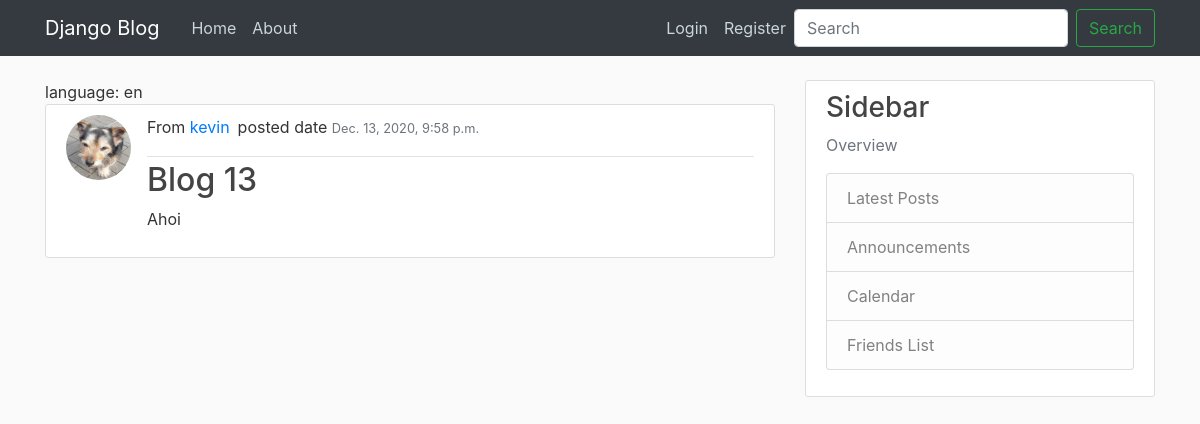
The page /post/13/ on the database its author committed.
### blog/models.py (models this page shows, shortened)
class Post(models.Model):
    title = models.CharField(max_length=100)
    content = models.TextField()
    date_posted = models.DateTimeField(default=timezone.now)
    author = models.ForeignKey(User, on_delete=models.CASCADE)

### users/models.py (models this page shows, shortened)
class Profile(models.Model): # erbt von import. Modell
    user = models.OneToOneField(User, on_delete=models.CASCADE) # 1:1 Beziehung: User <-> Profil, Cascade: wenn User gelöscht wird, dann lösche auch das Profil (Einwegfunktion), wenn Profil gelöscht wird, dann wird der User nicht gelöscht
    image = models.ImageField(default='default.jpg', upload_to='profile_pics') # default und dir Einstellung

### blog/views.py (the view)
# urls.py: path('post/<int:pk>/', PostDetailView.as_view(), name='post-detail'),
class PostDetailView(DetailView):
        model = Post

### blog/templates/blog/post_detail.html (shortened to what this page needs)
{% extends "blog/base.html" %}
{% load i18n %}
{% block content %}
{% get_current_language as LANGUAGE_CODE %}
language: {{ LANGUAGE_CODE }}
    <article class="media content-section">
        <img class="rounded-circle article-img" src="{{ object.author.profile.image.url }}">
        <div class="media-body">
            <div class="article-metadata">
                <p>{%trans "From"%} <a class="mr-2" href="{% url 'user-posts' object.author.username %}">{{ object.author }}</a>{%trans "posted date " %}<small
                        class="text-muted">{{ object.date_posted }}</small></p>
            </div>
            <h2 class="article-title">{{ object.title }}</h2>
            <p class="article-content">{{ object.content }}</p>
        </div>
    </article>
{% endblock content %}

### blog/static/blog/main.css (style rules this page uses)
body { background: #fafafa; color: #333333; margin-top: 5rem; }
h1, h2, h3, h4, h5, h6 { color: #444444; }
.content-section { background: #ffffff; padding: 10px 20px; border: 1px solid #dddddd; border-radius: 3px; margin-bottom: 20px; }
.article-title { color: #444444; }
.article-content { white-space: pre-line; }
.article-img { height: 65px; width: 65px; margin-right: 16px; }
.article-metadata { padding-bottom: 1px; margin-bottom: 4px; border-bottom: 1px solid #e3e3e3 }

### rows shown on the page
Post: author.profile.image (placeholder picture), author "kevin", date_posted "Dec. 13, 2020, 9:58 p.m.", title "Blog 13", content "Ahoi"

### other values the page prints
{{ LANGUAGE_CODE }} "en"
